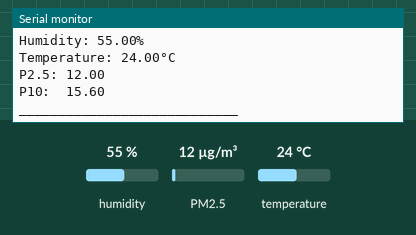
A sketch run on a simulated ESP32. Parts: the last lines printed to the serial monitor. The test bench sets the inputs (shaded band); at power-on: humidity 55 %, PM2.5 12 µg/m³, temperature 24 °C. WiFi joins after 1.5 s; servers stay silent unless stated.

Above: at 3.2 s.
3.3 s: humidity set to 22 %
4.8 s: PM2.5 set to 6 µg/m³
At 5.8 s:
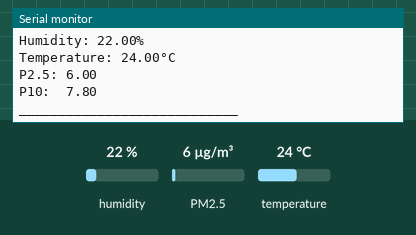
6.3 s: temperature set to 12 °C
7.8 s: PM2.5 set to 75 µg/m³
At 8.9 s:
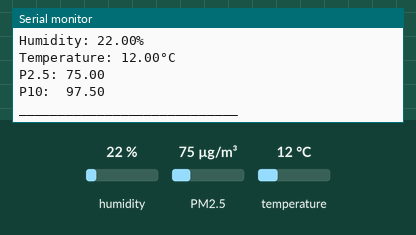
9.3 s: humidity set to 40 %
Timing chart, 0 to 11.8 s (numbered marks = the images above; inputs shaded):
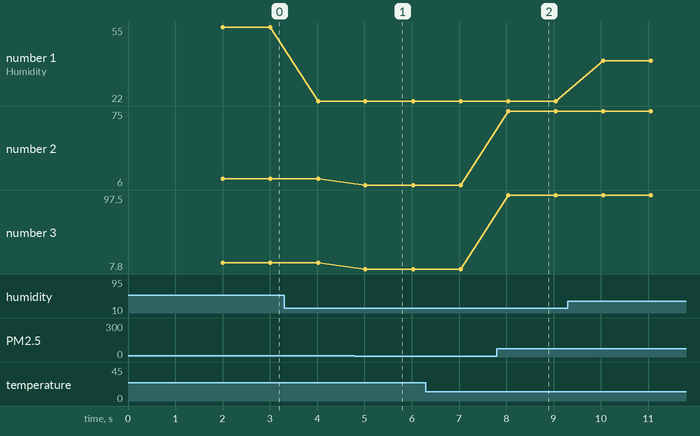

The sketch:

Serial_monitor_Wifi.ino
```cpp
#include "SDS011.h"
#include "DHT.h"
#include <WiFi.h>

#define DHTPIN 15    // Digital pin connected to the DHT sensor
#define DHTTYPE DHT22   // DHT 11

const char* ssid = "Mt.";
const char* password = "vava@2026";

DHT dht(DHTPIN, DHTTYPE);
SDS011 my_sds;


#ifdef ESP32
HardwareSerial port(2);
#endif

float p10, p25;
int err;

void setup() {
  // put your setup code here, to run once:
  Serial.begin(115200);
  WiFi.begin(ssid, password);

  while (WiFi.status() != WL_CONNECTED) {
    delay(1000);
    Serial.println("Connecting to WiFi...");
  }

  Serial.println("Connected to WiFi");

  my_sds.begin(&port);
  dht.begin();
}

void loop() {
  // put your main code here, to run repeatedly:
  float h = dht.readHumidity();
  // Read temperature as Celsius (the default)
  float t = dht.readTemperature();
  // Read temperature as Fahrenheit (isFahrenheit = true)
  float f = dht.readTemperature(true);
  Serial.println("Humidity: " + String(h) + "%");
  Serial.println("Temperature: " + String(t) + "°C");
  err = my_sds.read(&p25, &p10);
  Serial.println("P2.5: " + String(p25));
  Serial.println("P10:  " + String(p10));
  Serial.println("____________________________");

  delay(1000);
}
```

Measured:
- after the input at 4.8 s, the serial monitor: prints a new line after 0.22 s (image 1)
- after the input at 7.8 s, the serial monitor: prints a new line after 0.24 s (image 2)
- plotted number 1: 55 → 22 after the input at 3.3 s, 22 → 40 after the input at 9.3 s
- plotted number 2: 12 → 6 after the input at 4.8 s, 6 → 75 after the input at 7.8 s
- plotted number 3: 15.6 → 7.8 after the input at 4.8 s, 7.8 → 97.5 after the input at 7.8 s
